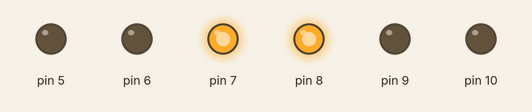
Recording of a sketch running on a simulated Arduino Uno, built with avr-gcc and run on an emulated ATmega328P. On the bench: output pins drawn as LEDs (lit = HIGH).

Above: at 2.0 s.
At 5.0 s:
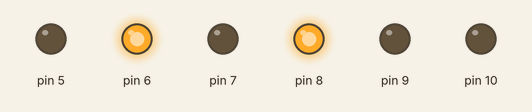
At 8.0 s:
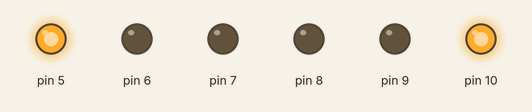
At 11.0 s:
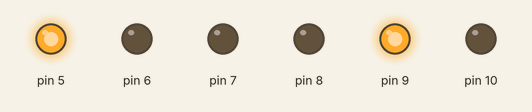
Timing chart, 0 to 15.6 s (numbered marks = the images above):
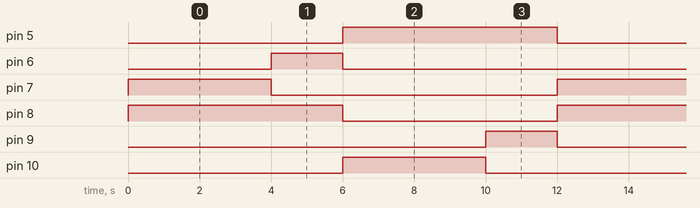

The sketch:

sem_foro__duplo_sincronizado.ino
```cpp
//Projeto de 2 sinais de trânsito sincronizados
//por Matheus Pereira Santos T3

void setup (){

  pinMode(5,OUTPUT);
  pinMode(6,OUTPUT);
  pinMode(7,OUTPUT);
  pinMode(8,OUTPUT);
  pinMode(9,OUTPUT);
  pinMode(10,OUTPUT);

}

void loop(){

  digitalWrite(5,LOW);  //apaga o led veremelho do sinal 1
  digitalWrite(7,HIGH); //acende o led verde do sinal 1
  digitalWrite(8,HIGH); //acende o led vermelho do sinal 2

  delay(4000);          //espera 4 segundos

  digitalWrite(7,LOW);  //apaga o led do sinal 1
  digitalWrite(6,HIGH); //acenede o led amarelo do sinal 1

  delay(2000);          //espera 2 segundos

  digitalWrite(6,LOW);  //apaga o led amarelo do sinal 1
  digitalWrite(5,HIGH); //acende o led vermelho do sinal 1
  digitalWrite(8,LOW);  //apaga o led vermeljo do sinal 2
  digitalWrite(10,HIGH);//acende o led verde do sinal 2

  delay(4000);          //espera 4 segundos

  digitalWrite(10,LOW); //apaga o led verde do sinal 2
  digitalWrite(9,HIGH); //acende o led amarelo do sinal 2

  delay(2000);          //espera 2 segujndos

  digitalWrite(9,LOW);  //apaga o led amarelo do sinal 2

}
```

Measured:
- by itself, pin 5, pin 8: alternates HIGH for 6.0 s and LOW for 6.0 s
- by itself, pin 6, pin 9: alternates HIGH for 2.0 s and LOW for 10.0 s
- by itself, pin 7, pin 10: alternates HIGH for 4.0 s and LOW for 8.0 s
